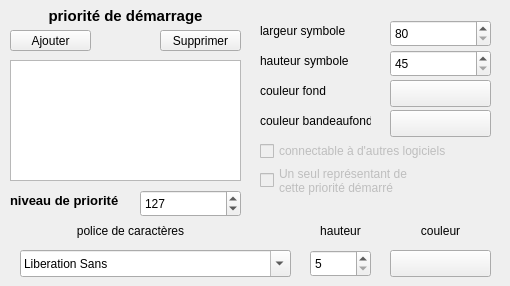
   <widget class="QWidget" name="elemtgraph">
    <attribute name="title">
     <string>symboles priorité</string>
    </attribute>
    <widget class="QListWidget" name="LST_Priorite">
     <property name="geometry">
      <rect>
       <x>10</x>
       <y>60</y>
       <width>231</width>
       <height>121</height>
      </rect>
     </property>
    </widget>
    <widget class="QLabel" name="label_4">
     <property name="geometry">
      <rect>
       <x>10</x>
       <y>5</y>
       <width>231</width>
       <height>21</height>
      </rect>
     </property>
     <property name="font">
      <font>
       <pointsize>11</pointsize>
       <bold>true</bold>
       <kerning>true</kerning>
      </font>
     </property>
     <property name="text">
      <string>priorité de démarrage</string>
     </property>
     <property name="alignment">
      <set>Qt::AlignCenter</set>
     </property>
    </widget>
    <widget class="QSpinBox" name="largesym">
     <property name="geometry">
      <rect>
       <x>390</x>
       <y>20</y>
       <width>101</width>
       <height>27</height>
      </rect>
     </property>
     <property name="minimum">
      <number>80</number>
     </property>
     <property name="maximum">
      <number>250</number>
     </property>
    </widget>
    <widget class="QLabel" name="label_5">
     <property name="geometry">
      <rect>
       <x>260</x>
       <y>20</y>
       <width>131</width>
       <height>21</height>
      </rect>
     </property>
     <property name="text">
      <string>largeur symbole</string>
     </property>
    </widget>
    <widget class="QLabel" name="label_6">
     <property name="geometry">
      <rect>
       <x>260</x>
       <y>50</y>
       <width>131</width>
       <height>21</height>
      </rect>
     </property>
     <property name="text">
      <string>hauteur symbole</string>
     </property>
    </widget>
    <widget class="QSpinBox" name="hautsym">
     <property name="geometry">
      <rect>
       <x>390</x>
       <y>50</y>
       <width>101</width>
       <height>27</height>
      </rect>
     </property>
     <property name="minimum">
      <number>45</number>
     </property>
     <property name="maximum">
      <number>120</number>
     </property>
    </widget>
    <widget class="QLabel" name="label_7">
     <property name="geometry">
      <rect>
       <x>260</x>
       <y>80</y>
       <width>111</width>
       <height>21</height>
      </rect>
     </property>
     <property name="text">
      <string>couleur fond</string>
     </property>
    </widget>
    <widget class="QLabel" name="label_8">
     <property name="geometry">
      <rect>
       <x>260</x>
       <y>110</y>
       <width>111</width>
       <height>21</height>
      </rect>
     </property>
     <property name="text">
      <string>couleur bandeaufond</string>
     </property>
    </widget>
    <widget class="QPushButton" name="btcoulfondelmgraph">
     <property name="geometry">
      <rect>
       <x>390</x>
       <y>80</y>
       <width>101</width>
       <height>27</height>
      </rect>
     </property>
     <property name="text">
      <string/>
     </property>
    </widget>
    <widget class="QPushButton" name="btcoulbandelmgraph">
     <property name="geometry">
      <rect>
       <x>390</x>
       <y>110</y>
       <width>101</width>
       <height>27</height>
      </rect>
     </property>
     <property name="text">
      <string/>
     </property>
    </widget>
    <widget class="QFontComboBox" name="policegraph">
     <property name="geometry">
      <rect>
       <x>20</x>
       <y>250</y>
       <width>271</width>
       <height>27</height>
      </rect>
     </property>
    </widget>
    <widget class="QCheckBox" name="B_connectabe">
     <property name="enabled">
      <bool>false</bool>
     </property>
     <property name="geometry">
      <rect>
       <x>260</x>
       <y>140</y>
       <width>241</width>
       <height>22</height>
      </rect>
     </property>
     <property name="text">
      <string>connectable à d'autres logiciels</string>
     </property>
    </widget>
    <widget class="QLabel" name="label_15">
     <property name="geometry">
      <rect>
       <x>20</x>
       <y>220</y>
       <width>221</width>
       <height>21</height>
      </rect>
     </property>
     <property name="text">
      <string>police de caractères</string>
     </property>
     <property name="alignment">
      <set>Qt::AlignCenter</set>
     </property>
    </widget>
    <widget class="QSpinBox" name="hautpolgraph">
     <property name="geometry">
      <rect>
       <x>310</x>
       <y>250</y>
       <width>61</width>
       <height>27</height>
      </rect>
     </property>
     <property name="minimum">
      <number>5</number>
     </property>
     <property name="maximum">
      <number>30</number>
     </property>
    </widget>
    <widget class="QLabel" name="label_16">
     <property name="geometry">
      <rect>
       <x>310</x>
       <y>220</y>
       <width>61</width>
       <height>21</height>
      </rect>
     </property>
     <property name="text">
      <string>hauteur</string>
     </property>
     <property name="alignment">
      <set>Qt::AlignCenter</set>
     </property>
    </widget>
    <widget class="QPushButton" name="btcoulpolelmgraph">
     <property name="geometry">
      <rect>
       <x>390</x>
       <y>250</y>
       <width>101</width>
       <height>27</height>
      </rect>
     </property>
     <property name="text">
      <string/>
     </property>
    </widget>
    <widget class="QLabel" name="label_21">
     <property name="geometry">
      <rect>
       <x>390</x>
       <y>220</y>
       <width>101</width>
       <height>21</height>
      </rect>
     </property>
     <property name="text">
      <string>couleur</string>
     </property>
     <property name="alignment">
      <set>Qt::AlignCenter</set>
     </property>
    </widget>
    <widget class="QCheckBox" name="B_uniquedepriorite">
     <property name="enabled">
      <bool>false</bool>
     </property>
     <property name="geometry">
      <rect>
       <x>260</x>
       <y>160</y>
       <width>241</width>
       <height>41</height>
      </rect>
     </property>
     <property name="autoFillBackground">
      <bool>false</bool>
     </property>
     <property name="text">
      <string>Un seul représentant de
cette priorité démarré</string>
     </property>
    </widget>
    <widget class="QLabel" name="label_54">
     <property name="geometry">
      <rect>
       <x>10</x>
       <y>190</y>
       <width>131</width>
       <height>21</height>
      </rect>
     </property>
     <property name="font">
      <font>
       <pointsize>10</pointsize>
       <bold>true</bold>
      </font>
     </property>
     <property name="toolTip">
      <string extracomment="1 = en dernier, 255 = en premier"/>
     </property>
     <property name="text">
      <string>niveau de priorité </string>
     </property>
    </widget>
    <widget class="QSpinBox" name="niveauprio">
     <property name="geometry">
      <rect>
       <x>140</x>
       <y>190</y>
       <width>101</width>
       <height>27</height>
      </rect>
     </property>
     <property name="toolTip">
      <string extracomment="1 = en dernier, 255 = en premier"/>
     </property>
     <property name="suffix">
      <string/>
     </property>
     <property name="minimum">
      <number>1</number>
     </property>
     <property name="maximum">
      <number>255</number>
     </property>
     <property name="value">
      <number>127</number>
     </property>
    </widget>
    <widget class="QPushButton" name="BTN_suppprio">
     <property name="geometry">
      <rect>
       <x>160</x>
       <y>30</y>
       <width>81</width>
       <height>21</height>
      </rect>
     </property>
     <property name="text">
      <string>Supprimer</string>
     </property>
    </widget>
    <widget class="QPushButton" name="BTN_ajoutprio">
     <property name="geometry">
      <rect>
       <x>10</x>
       <y>30</y>
       <width>81</width>
       <height>21</height>
      </rect>
     </property>
     <property name="text">
      <string>Ajouter</string>
     </property>
    </widget>
   </widget>
